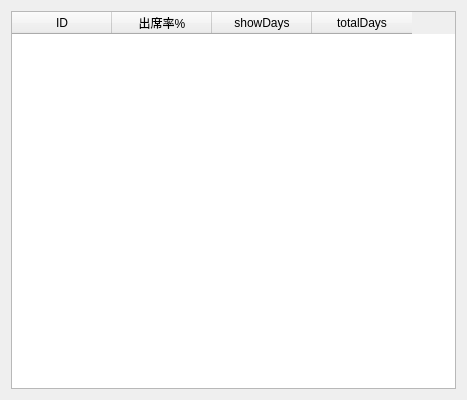
<?xml version="1.0" encoding="UTF-8"?>
<ui version="4.0">
 <class>RankDialog</class>
 <widget class="QWidget" name="RankDialog">
  <property name="geometry">
   <rect>
    <x>0</x>
    <y>0</y>
    <width>450</width>
    <height>400</height>
   </rect>
  </property>
  <property name="maximumSize">
   <size>
    <width>463</width>
    <height>16777215</height>
   </size>
  </property>
  <property name="windowTitle">
   <string>Form</string>
  </property>
  <layout class="QHBoxLayout" name="horizontalLayout">
   <item>
    <widget class="QTableWidget" name="tableWidget">
     <property name="sizePolicy">
      <sizepolicy hsizetype="Fixed" vsizetype="Expanding">
       <horstretch>0</horstretch>
       <verstretch>0</verstretch>
      </sizepolicy>
     </property>
     <property name="minimumSize">
      <size>
       <width>445</width>
       <height>0</height>
      </size>
     </property>
     <property name="maximumSize">
      <size>
       <width>450</width>
       <height>16777215</height>
      </size>
     </property>
     <property name="layoutDirection">
      <enum>Qt::LeftToRight</enum>
     </property>
     <property name="sortingEnabled">
      <bool>true</bool>
     </property>
     <column>
      <property name="text">
       <string>ID</string>
      </property>
     </column>
     <column>
      <property name="text">
       <string>出席率%</string>
      </property>
     </column>
     <column>
      <property name="text">
       <string>showDays</string>
      </property>
     </column>
     <column>
      <property name="text">
       <string>totalDays</string>
      </property>
     </column>
    </widget>
   </item>
  </layout>
 </widget>
 <resources/>
 <connections/>
</ui>
